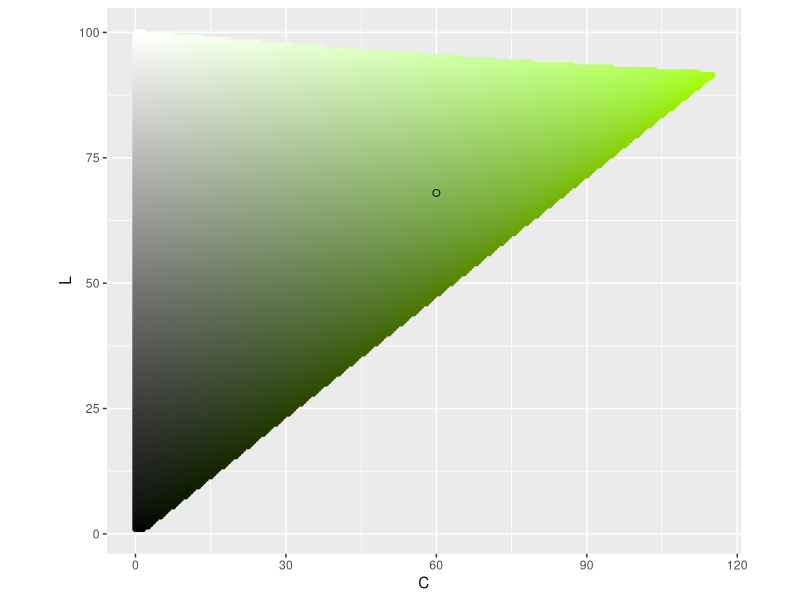
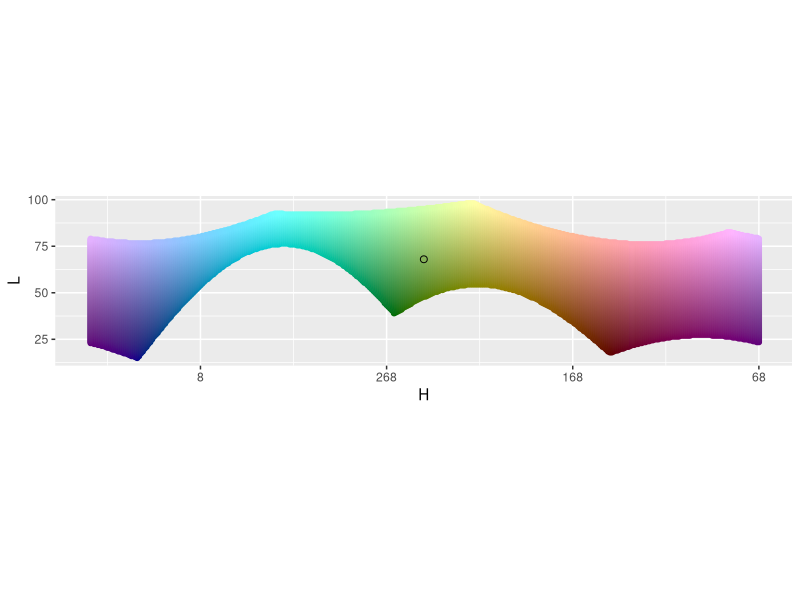
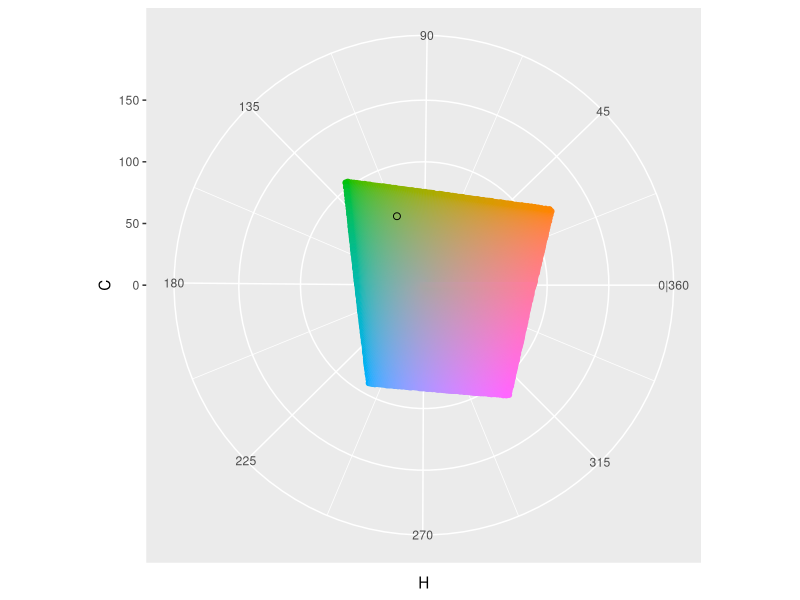
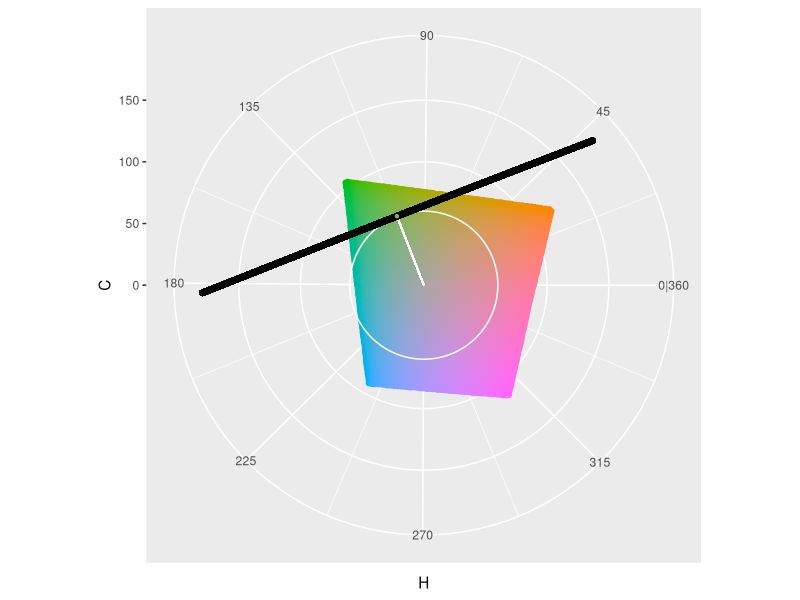
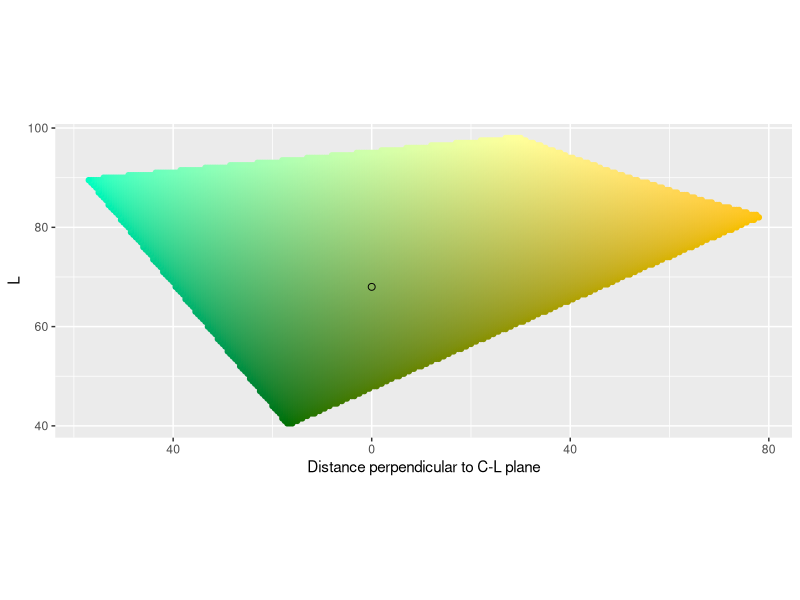
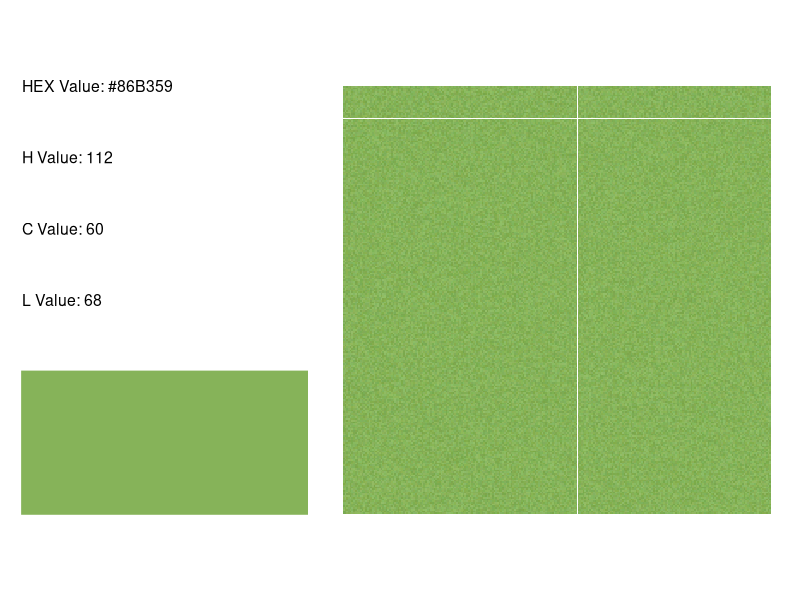
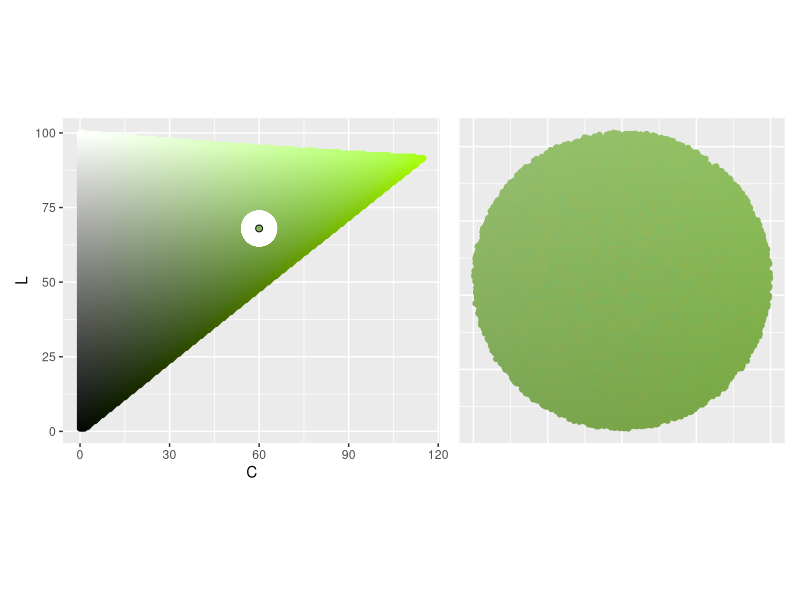
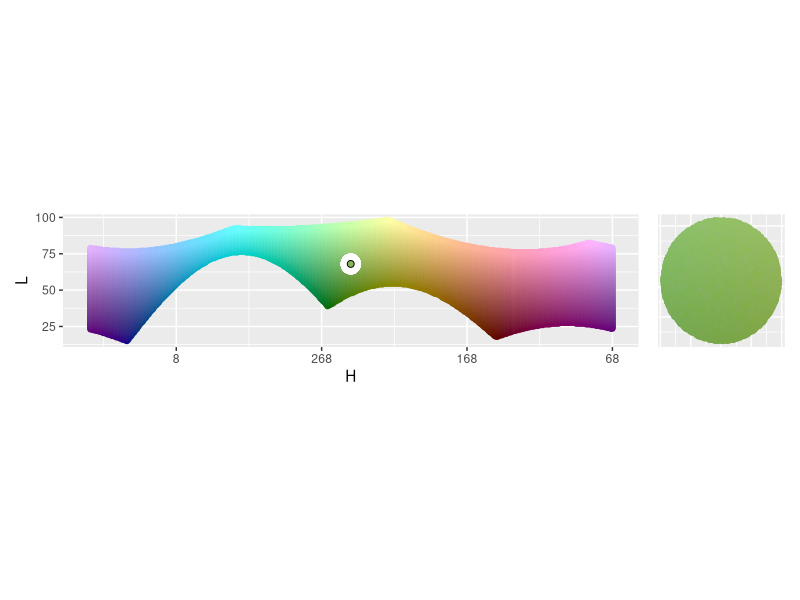

Here is the R script that generated these plots, in order: (Note: a time limit stopped this script after it produced the figures.)
##---------
# Libraries
##---------
library(tidyverse)
library(patchwork)
library(colorspace)

##------------
# Pick a color
##------------
H_point <- 112
C_point <- 60
L_point <- 68

color_hex <- hcl(H_point, 
                 C_point,
                 L_point,
                 fixup = FALSE)

color_points <- data.frame(x = C_point * cos(H_point * pi/180),
                           y = C_point * sin(H_point * pi/180),
                           z = L_point,
                           H = H_point,
                           C = C_point,
                           L = L_point,
                           color_value = color_hex,
                           perpendicular_from_C_L = 0,
                           parallel_along_C_L = 0,
                           row_value = 0,
                           col_value = 0)

##--------------------------------
# See color in H, C, L color space 
##--------------------------------
# C-L Plane ----
get_C_L_plane <- function(H_point) {
  expand_grid(H = H_point,
              C = seq(0, 180, .5),
              L = seq(1, 100, .5)) %>%
    mutate(color_value = hcl(H, C, L, fixup = FALSE)) %>%
    filter(!is.na(color_value))
}
C_L_plane <- get_C_L_plane(H_point)

graph_C_L_plane <- function(C_L_plane, color_points, color_hex) {
  ggplot() +
    geom_point(data = C_L_plane,
               aes(C, L, color = color_value, fill = color_value)) +
    geom_point(data = color_points,
               aes(C, L, color = "white", fill = "white")) +
    scale_x_continuous(labels = abs) +
    scale_color_identity() +
    scale_fill_identity() +
    geom_point(aes(x = C_point,
                   y = L_point),
               color = 'black',
               fill = color_hex,
               shape = 21,
               size = 2) +
    coord_equal()
}
graph_C_L_plane(C_L_plane, color_points, color_hex)
ggsave(here::here("output", "color_investigation", "c_l_plane.png"), 
       width = 5, height = max(C_L_plane$L) / max(C_L_plane$C) * 5)

# H-L Curve ----
get_H_L_curve <- function(C_point) {
  expand_grid(H = seq(1, 360, 1),
              C = C_point,
              L = seq(1, 100, .5)) %>%
    mutate(color_value = hcl(H, C, L, fixup = FALSE)) %>%
    filter(!is.na(color_value))
}
H_L_curve <- get_H_L_curve(C_point)

label_H_center <- function(H_point, ...) {
  function(x) {(x + (180 - H_point)) %% 360}
}

graph_H_L_curve <- function(H_L_curve, color_points, color_hex, H_point) {
  ggplot() +
    geom_point(data = H_L_curve,
               aes((H + (180 - H_point)) %% 360, L, 
                   color = color_value, fill = color_value)) +
    geom_point(data = color_points,
               aes((H + (180 - H_point)) %% 360, L, 
                   color = "white", fill = "white")) +
    scale_color_identity() +
    scale_fill_identity() +
    geom_point(aes(x = 180, # Because we rotated points to not drop over edge
                   y = L_point),
               color = 'black',
               fill = color_hex,
               shape = 21,
               size = 2) +
    scale_x_reverse('H', # Like you're standing on the inside
                    labels = label_H_center(H_point = H_point),
                    limits = c(360, 0)) +
    coord_equal()
}
graph_H_L_curve(H_L_curve, color_points, color_hex, H_point)
ggsave(here::here("output", "color_investigation", "h_l_curve.png"), 
       width = 5, height = max(H_L_curve$L) / max(H_L_curve$H) * 5)

# H-C plane ----
get_H_C_plane <- function(L_point){
  expand_grid(H = seq(1, 360, 1),
              C = seq(0, 180, .5),
              L = L_point) %>%
    mutate(color_value = hcl(H, C, L, fixup = FALSE)) %>%
    filter(!is.na(color_value))
}
H_C_plane <- get_H_C_plane(L_point)

graph_H_C_plane <- function(H_C_plane, color_points, color_hex) {
  ggplot() +
    geom_point(data = H_C_plane,
               aes(H, C, color = color_value, fill = color_value)) +
    geom_point(data = color_points,
               aes(H, C, color = "white", fill = "white")) +
    scale_color_identity() +
    scale_fill_identity() +
    scale_x_continuous(breaks = seq(45, 360, 45),
                       minor_breaks = seq(0, 315, 45) + 45/2,
                       labels = c('45', '90', '135', '180', 
                                  '225', '270', '315', '0|360')) +
    scale_y_continuous(limits = c(0, 180)) +
    geom_point(aes(x = H_point,
                   y = C_point),
               color = 'black',
               fill = color_hex,
               shape = 21,
               size = 2) +
    coord_polar(start = 270 * pi / 180,
                direction = -1)
}
graph_H_C_plane(H_C_plane, color_points, color_hex)
ggsave(here::here("output", "color_investigation", "h_c_plane.png"), 
       width = 5, height = 5)

# C tangent plane ----
C_circle <- data.frame(H = seq(1, 360),
                       C = C_point,
                       color_value = "white")
C_tangent_plane <- expand_grid(x = C_point, # Plane perpendicular to H at C
                       perpendicular_from_C_L = 
                         seq(-sqrt(180^2 - C_point^2), sqrt(180^2 - C_point^2)),
                       L = seq(1, 100, 1)) %>%
  mutate(x_rotate = x * cos(H_point * pi/180) -  # rotate
           perpendicular_from_C_L * sin(H_point * pi/180),
         y_rotate = x * sin(H_point * pi/180) + 
           perpendicular_from_C_L * cos(H_point * pi/180)) %>%
  mutate(x = x_rotate,
         y = y_rotate) %>%
  select(-x_rotate, -y_rotate)  %>%
  mutate(H = (atan2(y, x) * 180/pi) %% 360,
         C = sqrt(x^2 + y^2)) %>%
  mutate(color_value = "white")
ggplot(data = H_C_plane,
       aes(H, C, color = color_value, fill = color_value)) +
  geom_point() +
  scale_color_identity() +
  scale_fill_identity() +
  scale_x_continuous(breaks = seq(45, 360, 45),
                     minor_breaks = seq(0, 315, 45) + 45/2,
                     labels = c('45', '90', '135', '180', 
                                '225', '270', '315', '0|360')) +
  scale_y_continuous(limits = c(0, 180)) +
  geom_path(data = C_circle) +
  geom_segment(x = H_point,
               y = 0,
               xend = H_point,
               yend = C_point,
               col = "white") +
  geom_point(data = C_tangent_plane, col = "black") +
  geom_point(x = H_point,
             y = C_point,
             color = 'black',
             fill = color_hex,
             shape = 21) +
  coord_polar(start = 270 * pi / 180,
              direction = -1)
ggsave(here::here("output", "color_investigation", "c_tangent_plane_setup.png"), 
       width = 5, height = 5)

get_C_tangent_plane <- function(H_point, C_point) {
  expand_grid(x = C_point, # Plane perpendicular to H at C
              perpendicular_from_C_L = seq(-180, 180, .5),
              L = seq(1, 100, .5)) %>%
    mutate(x_rotate = x * cos(H_point * pi/180) -  # rotate
             perpendicular_from_C_L * sin(H_point * pi/180),
           y_rotate = x * sin(H_point * pi/180) + 
             perpendicular_from_C_L * cos(H_point * pi/180)) %>%
    mutate(x = x_rotate,
           y = y_rotate) %>%
    select(-x_rotate, -y_rotate)  %>%
    mutate(H = (atan2(y, x) * 180/pi) %% 360,
           C = sqrt(x^2 + y^2)) %>%
    mutate(color_value = hcl(H, C, L, fixup = FALSE)) %>%
    filter(!is.na(color_value))
}
C_tangent_plane <- get_C_tangent_plane(H_point, C_point)

graph_C_tangent_plane <- function(C_tangent_plane, color_points, color_hex) {
  ggplot() +
    geom_point(data = C_tangent_plane,
               aes(perpendicular_from_C_L, L, 
                   color = color_value, fill = color_value)) +
    geom_point(data = color_points,
               aes(perpendicular_from_C_L, L, 
                   color = "white", fill = "white")) +
    scale_color_identity() +
    scale_fill_identity() +
    scale_x_reverse("Distance perpendicular to C-L plane",
                    labels = abs) +
    geom_point(aes(x = 0,
                   y = L_point),
               color = 'black',
               fill = color_hex,
               shape = 21,
               size = 2) +
    coord_equal()
}
graph_C_tangent_plane(C_tangent_plane, color_points, color_hex)
ggsave(here::here("output", "color_investigation", "c_tangent_plane.png"), 
       width = 5, height = max(C_tangent_plane$perpendicular_from_C_L) /
         max(C_tangent_plane$L) * 5)

##------
# Sphere
##------
radius <- 5
n_points <- 250^2

color_points <- data.frame(x = rnorm(n = n_points),
                           y = rnorm(n = n_points),
                           z = rnorm(n = n_points),
                           U = runif(n = n_points)^(1/3)) %>%
  mutate(normalize = sqrt(x^2 + y^2 + z^2)) %>%
  mutate(x = x * U / normalize,
         y = y * U / normalize,
         z = z * U / normalize) %>%
  select(-U, -normalize) %>% # have random points in a sphere here
  mutate(x = x * radius, # stretch
         y = y * radius,
         z = z * radius) %>%
  mutate(x = x + C_point * cos(H_point * pi/180), # move
         y = y + C_point * sin(H_point * pi/180),
         z = z + L_point) %>%
  mutate(H = (atan2(y, x) * 180/pi) %% 360,
         C = sqrt(x^2 + y^2),
         L = z) %>%
  mutate(color_value = hcl(H, C, L, fixup = FALSE)) %>%
  mutate(perpendicular_from_C_L = x * sin(-H_point * pi/180) + 
           y * cos(-H_point * pi/180),
         parallel_along_C_L = x * cos(-H_point * pi/180) - 
           y * sin(-H_point * pi/180)) %>%
  mutate(row_value = sample(row_number(), n()),
         col_value = ceiling(row_value / sqrt(n_points))) %>%
  mutate(row_value = (row_value %% sqrt(n_points)) + 1)

graph_info <- function(H_point, C_point, L_point) {
  color_hex <- hcl(H_point, 
                   C_point,
                   L_point,
                   fixup = FALSE)
  
  ggplot() +
    geom_rect(aes(xmin = 0, xmax = 1,
                  ymin = 0, ymax = .5), col = color_hex, fill = color_hex) +
    geom_text(data = data.frame(x = 0,
                                y = seq(1.5, .75, -.25),
                                label = c(paste("HEX Value:", color_hex), 
                                          paste("H Value:", H_point),
                                          paste("C Value:", C_point),
                                          paste("L Value:", L_point))),
              aes(x, y, label = label), hjust = 0, size = 4) +
    coord_equal() +
    theme_void()
}

graph_sample <- function(color_points) {
  ggplot(data = color_points,
         aes(x = row_value,
             y = col_value,
             fill = color_value)) +
    geom_tile() +
    coord_equal() +
    scale_fill_identity() +
    theme_void()
}

p1 <- graph_info(H_point, C_point, L_point)
p2 <- graph_sample(color_points)
p1 + p2
ggsave(here::here("output", "color_investigation", "sphere_info.png"), 
       width = 5, height = 3)


graph_C_L <- function(color_points) {
  ggplot(data = color_points, aes(C, L, 
                                  col = color_value, fill = color_value)) +
    geom_point() +
    scale_color_identity() +
    scale_fill_identity() +
    coord_equal() +
    theme(axis.line=element_blank(), axis.text.x=element_blank(),
          axis.text.y=element_blank(), axis.ticks=element_blank(),
          axis.title.x=element_blank(), axis.title.y=element_blank())
}

p1 <- graph_C_L_plane(C_L_plane, color_points, color_hex)
p2 <- graph_C_L(color_points)
p1 + p2
ggsave(here::here("output", "color_investigation", "sphere_c_l.png"), 
       width = 5, height = 2.5)

graph_H_L <- function(color_points, H_point) {
  ggplot(data = color_points, aes((H + (180 - H_point)) %% 360, L, 
                                  col = color_value, fill = color_value)) +
    geom_point() +
    scale_color_identity() +
    scale_fill_identity() +
    scale_x_reverse() +
    coord_equal() +
    theme(axis.line=element_blank(), axis.text.x=element_blank(),
          axis.text.y=element_blank(), axis.ticks=element_blank(),
          axis.title.x=element_blank(), axis.title.y=element_blank())
}

p1 <- graph_H_L_curve(H_L_curve, color_points, color_hex, H_point)
p2 <- graph_H_L(color_points, H_point)
p1 + p2
ggsave(here::here("output", "color_investigation", "sphere_h_l.png"), 
       width = 5, height = 1.5)

graph_perpendicular_from_C_L <- function(color_points) {
  ggplot(data = color_points, aes(perpendicular_from_C_L, L, 
                                  color = color_value, fill = color_value)) +
    geom_point() +
    scale_color_identity() +
    scale_fill_identity()  +
    scale_x_reverse() +
    coord_equal() +
    theme(axis.line=element_blank(), axis.text.x=element_blank(),
          axis.text.y=element_blank(), axis.ticks=element_blank(),
          axis.title.x=element_blank(), axis.title.y=element_blank())
}

p1 <- graph_C_tangent_plane(C_tangent_plane, color_points, color_hex)
p2 <- graph_perpendicular_from_C_L(color_points)
p1 + p2
ggsave(here::here("output", "color_investigation", "sphere_p_c_l.png"), 
       width = 5, height = 2)

graph_x_y <- function(color_points, H_point) {
  ggplot(data = color_points, aes(x, y, 
                                  col = color_value, fill = color_value)) +
    geom_abline(slope = c(tan(-67.5 * pi/180), 
                          tan(-45 * pi/180), 
                          tan(-22.5 * pi/180),
                          0, 
                          100000,
                          tan(22.5 * pi/180), 
                          tan(45 * pi/180), 
                          tan(67.5 * pi/180)), 
                intercept = 0,
                color = "white") +
    geom_abline(slope = tan(H_point * pi/180), 
                intercept = 0,
                color = "black") +
    geom_point() +
    scale_color_identity() +
    scale_fill_identity() +
    coord_equal() +
    theme(axis.line=element_blank(), axis.text.x=element_blank(),
          axis.text.y=element_blank(), axis.ticks=element_blank(),
          axis.title.x=element_blank(), axis.title.y=element_blank(),
          panel.grid.major=element_blank(), panel.grid.minor=element_blank())
}

p1 <- graph_H_C_plane(H_C_plane, color_points, color_hex)
p2 <- graph_x_y(color_points, H_point)
p1 + p2
ggsave(here::here("output", "color_investigation", "sphere_h_c.png"), 
       width = 5, height = 2.5)

##-------
# Ellipse
##-------
H_radius <- 2.5 # Actually C plane
C_radius <- 5 #
L_radius <- 10 #

color_points <- data.frame(x = rnorm(n = n_points),
                           y = rnorm(n = n_points),
                           z = rnorm(n = n_points),
                           U = runif(n = n_points)^(1/3)) %>%
  mutate(normalize = sqrt(x^2 + y^2 + z^2)) %>%
  mutate(x = x * U / normalize,
         y = y * U / normalize,
         z = z * U / normalize) %>%
  select(-U, -normalize) %>% # have random points in a sphere here
  mutate(x = x * C_radius, # stretch
         y = y * H_radius,
         z = z * L_radius) %>%
  mutate(x_turn = x * cos(H_point * pi/180) - 
           y * sin(H_point * pi/180), # rotate
         y_turn = x * sin(H_point * pi/180) + 
           y * cos(H_point * pi/180)) %>%
  mutate(x = x_turn,
         y = y_turn) %>%
  select(-x_turn, -y_turn) %>%
  mutate(x = x + C_point * cos(H_point * pi/180), # move
         y = y + C_point * sin(H_point * pi/180),
         z = z + L_point) %>%
  mutate(H = (atan2(y, x) * 180/pi) %% 360,
         C = sqrt(x^2 + y^2),
         L = z) %>%
  filter(L >= 0 & L <= 100 & C >= 0) %>%
  mutate(color_value = hcl(H, C, L, fixup = FALSE)) %>%
  mutate(perpendicular_from_C_L = x * sin(-H_point * pi/180) + 
           y * cos(-H_point * pi/180),
         parallel_along_C_L = x * cos(-H_point * pi/180) - 
           y * sin(-H_point * pi/180)) %>%
  mutate(row_value = sample(row_number(), n()),
         col_value = ceiling(row_value / sqrt(n_points))) %>%
  mutate(row_value = (row_value %% sqrt(n_points)) + 1)

p1 <- graph_info(H_point, C_point, L_point)
p2 <- graph_sample(color_points)
p1 + p2
ggsave(here::here("output", "color_investigation", "ellipse_info.png"), 
       width = 5, height = 3)

p1 <- graph_C_L_plane(C_L_plane, color_points, color_hex)
p2 <- graph_C_L(color_points)
p1 + p2
ggsave(here::here("output", "color_investigation", "ellipse_c_l.png"), 
       width = 5, height = 3)

p1 <- graph_H_L_curve(H_L_curve, color_points, color_hex, H_point)
p2 <- graph_H_L(color_points, H_point)
p1 + p2
ggsave(here::here("output", "color_investigation", "ellipse_h_l.png"), 
       width = 5, height = 1.5)

p1 <- graph_C_tangent_plane(C_tangent_plane, color_points, color_hex)
p2 <- graph_perpendicular_from_C_L(color_points)
p1 + p2
ggsave(here::here("output", "color_investigation", "ellipse_p_c_l.png"), 
       width = 5, height = 2)

p1 <- graph_H_C_plane(H_C_plane, color_points, color_hex)
p2 <- graph_x_y(color_points, H_point)
p1 + p2
ggsave(here::here("output", "color_investigation", "ellipse_h_c.png"), 
       width = 5, height = 3)

##--------------
# Tilted Ellipse
##--------------
theta_radius <- 10
other_C_L_radius <- 3
perpendicular_C_L_radius <- 5

# Try rotating to point major axis to max chroma value
max_chromas <- max_chroma(h = H_point, l = seq(1, 100, .5))
tilt_theta <- atan2(seq(1, 100, .5)[max(max_chromas) == max_chromas] - L_point,
                     max(max_chromas) - C_point)

color_points <- data.frame(x = rnorm(n = n_points),
           y = rnorm(n = n_points),
           z = rnorm(n = n_points),
           U = runif(n = n_points)^(1/3)) %>%
  mutate(normalize = sqrt(x^2 + y^2 + z^2)) %>%
  mutate(x = x * U / normalize,
         y = y * U / normalize,
         z = z * U / normalize) %>%
  select(-U, -normalize) %>% # have random points in a sphere here
  mutate(x = x * theta_radius, # stretch
         y = y * other_C_L_radius,
         z = z * perpendicular_C_L_radius) %>%
  mutate(z_tilt = z * cos(tilt_theta) + x * sin(tilt_theta), # tilt
         x_tilt = z * -sin(tilt_theta) + x * cos(tilt_theta)) %>%
  mutate(x = x_tilt,
         z = z_tilt) %>%
  select(-x_tilt, -z_tilt) %>%
  mutate(x_turn = x * cos(H_point * pi/180) - 
           y * sin(H_point * pi/180), # rotate
         y_turn = x * sin(H_point * pi/180) + 
           y * cos(H_point * pi/180)) %>%
  mutate(x = x_turn,
         y = y_turn) %>%
  select(-x_turn, -y_turn) %>%
  mutate(x = x + C_point * cos(H_point * pi/180), # move
         y = y + C_point * sin(H_point * pi/180),
         z = z + L_point) %>%
  mutate(H = (atan2(y, x) * 180/pi) %% 360,
         C = sqrt(x^2 + y^2),
         L = z) %>%
  filter(L >= 0 & L <= 100 & C >= 0) %>%
  mutate(color_value = hcl(H, C, L, fixup = FALSE)) %>%
  mutate(perpendicular_from_C_L = x * sin(-H_point * pi/180) + 
           y * cos(-H_point * pi/180),
         parallel_along_C_L = x * cos(-H_point * pi/180) - 
           y * sin(-H_point * pi/180)) %>%
  mutate(row_value = sample(row_number(), n()),
         col_value = ceiling(row_value / sqrt(n_points))) %>%
  mutate(row_value = (row_value %% sqrt(n_points)) + 1)

p1 <- graph_info(H_point, C_point, L_point)
p2 <- graph_sample(color_points)
p1 + p2
ggsave(here::here("output", "color_investigation", "tilted_ellipse_info.png"), 
       width = 5, height = 3)

p1 <- graph_C_L_plane(C_L_plane, color_points, color_hex)
p2 <- graph_C_L(color_points)
p1 + p2
ggsave(here::here("output", "color_investigation", "tilted_ellipse_c_l.png"), 
       width = 5, height = 2)

p1 <- graph_H_L_curve(H_L_curve, color_points, color_hex, H_point)
p2 <- graph_H_L(color_points, H_point)
p1 + p2 # Not quite an ellipse
ggsave(here::here("output", "color_investigation", "tilted_ellipse_h_l.png"), 
       width = 5, height = 1.5)

p1 <- graph_C_tangent_plane(C_tangent_plane, color_points, color_hex)
p2 <- graph_perpendicular_from_C_L(color_points)
p1 + p2
ggsave(here::here("output", "color_investigation", "tilted_ellipse_p_c_l.png"), 
       width = 5, height = 2)

p1 <- graph_H_C_plane(H_C_plane, color_points, color_hex)
p2 <- graph_x_y(color_points, H_point)
p1 + p2
ggsave(here::here("output", "color_investigation", "tilted_ellipse_h_c.png"), 
       width = 5, height = 3)

##--------
# Clean up
##--------
# sampling, hitting edges
# within h bounds, this also catches C on the other side
# symmetric on H

H_bound <- 3 # up to 90
get_color_points <- function(n_points, oversample,
                             H_point, C_point, L_point,
                             theta_radius, other_C_L_radius, 
                             perpendicular_C_L_radius,
                             tilt_theta, H_bound) {
  data.frame(x = rnorm(n = n_points * oversample), # over sample in case some points fail
             y = rnorm(n = n_points * oversample),
             z = rnorm(n = n_points * oversample),
             U = runif(n = n_points * oversample)^(1/3)) %>%
    mutate(normalize = sqrt(x^2 + y^2 + z^2)) %>%
    mutate(x = x * U / normalize,
           y = y * U / normalize,
           z = z * U / normalize) %>%
    select(-U, -normalize) %>% # have random points in a sphere here
    mutate(x = x * theta_radius, # stretch
           y = y * other_C_L_radius,
           z = z * perpendicular_C_L_radius) %>%
    mutate(z_tilt = z * cos(tilt_theta) + x * sin(tilt_theta), # tilt
           x_tilt = z * -sin(tilt_theta) + x * cos(tilt_theta)) %>%
    mutate(x = x_tilt,
           z = z_tilt) %>%
    select(-x_tilt, -z_tilt) %>%
    mutate(x_turn = x * cos(H_point * pi/180) - y * sin(H_point * pi/180), # rotate
           y_turn = x * sin(H_point * pi/180) + y * cos(H_point * pi/180)) %>%
    mutate(x = x_turn,
           y = y_turn) %>%
    select(-x_turn, -y_turn) %>%
    mutate(x = x + C_point * cos(H_point * pi/180), # move
           y = y + C_point * sin(H_point * pi/180),
           z = z + L_point) %>%
    mutate(H = (atan2(y, x) * 180/pi) %% 360,
           C = sqrt(x^2 + y^2),
           L = z) %>%
    filter(L >= 0 & L <= 100 & C >= 0) %>%
    mutate(color_value = hcl(H, C, L, fixup = FALSE)) %>%
    filter(!is.na(color_value)) %>% # check if exists
    mutate(H_diff = (180 - abs(abs(H - H_point) - 180)) * 
             sign(180 - abs(H - H_point)) * sign(H - H_point)) %>% # H diff, check if crosses 360
    filter(abs(H_diff) <= H_bound) %>% # check in H bound
    filter(!is.na(hcl(H_point - H_diff, C, L, fixup = FALSE))) %>% # symmetric
    select(!H_diff) %>%
    sample_n(n_points) %>% # sample down to desired amount
    mutate(perpendicular_from_C_L = x * sin(-H_point * pi/180) + 
             y * cos(-H_point * pi/180),
           parallel_along_C_L = x * cos(-H_point * pi/180) - 
             y * sin(-H_point * pi/180)) %>%
    mutate(row_value = sample(row_number(), n()),
           col_value = ceiling(row_value / sqrt(n_points))) %>%
    mutate(row_value = (row_value %% sqrt(n_points)) + 1)
}

color_points <- get_color_points(250^2, 10,
                                 H_point, C_point, L_point,
                                 theta_radius, other_C_L_radius, 
                                 perpendicular_C_L_radius,
                                 tilt_theta, H_bound)

##-------
# Compare
##-------
H_bound <- 90
color_points_sphere <- get_color_points(250^2, 10,
                                        H_point, C_point, L_point,
                                        theta_radius = radius, 
                                        other_C_L_radius = radius, 
                                        perpendicular_C_L_radius = radius,
                                        tilt_theta = 0, H_bound)
color_points_ellipse <- get_color_points(250^2, 10,
                                         H_point, C_point, L_point,
                                         theta_radius = C_radius, 
                                         other_C_L_radius = H_radius, 
                                         perpendicular_C_L_radius = L_radius,
                                         tilt_theta = 0, H_bound)
color_points_tilted_ellipse <- get_color_points(250^2, 10,
                                                H_point, C_point, L_point,
                                                theta_radius, 
                                                other_C_L_radius, 
                                                perpendicular_C_L_radius,
                                                tilt_theta, H_bound)

p1 <- graph_sample(color_points_sphere)
p2 <- graph_sample(color_points_ellipse)
p3 <- graph_sample(color_points_tilted_ellipse)
p1 + p2 + p3
ggsave(here::here("output", "color_investigation", "compare_info.png"), 
       width = 5, height = 1.5)

p1 <- graph_C_L(color_points_sphere)
p2 <- graph_C_L(color_points_ellipse)
p3 <- graph_C_L(color_points_tilted_ellipse)
p1 + p2 + p3
ggsave(here::here("output", "color_investigation", "compare_c_l.png"), 
       width = 5, height = 1.5)

p1 <- graph_H_L(color_points_sphere, H_point)
p2 <- graph_H_L(color_points_ellipse, H_point)
p3 <- graph_H_L(color_points_tilted_ellipse, H_point)
p1 + p2 + p3
ggsave(here::here("output", "color_investigation", "compare_info_h_l.png"), 
       width = 5, height = 3)

p1 <- graph_perpendicular_from_C_L(color_points_sphere)
p2 <- graph_perpendicular_from_C_L(color_points_ellipse)
p3 <- graph_perpendicular_from_C_L(color_points_tilted_ellipse)
p1 + p2 + p3
ggsave(here::here("output", "color_investigation", "compare_c_l.png"), 
       width = 5, height = 3)

p1 <- graph_x_y(color_points_sphere, H_point)
p2 <- graph_x_y(color_points_ellipse, H_point)
p3 <- graph_x_y(color_points_tilted_ellipse, H_point)
p1 + p2 + p3
ggsave(here::here("output", "color_investigation", "compare_h_c.png"), 
       width = 5, height = 2)

#--------------------
# Try some other ones
#--------------------

# Outside Edge ----
H_point <- 63
C_point <- 93
L_point <- 81

color_hex <- hcl(H_point, 
                 C_point,
                 L_point,
                 fixup = FALSE)

C_L_plane <- get_C_L_plane(H_point)
H_L_curve <- get_H_L_curve(C_point)
C_tangent_plane <- get_C_tangent_plane(H_point, C_point)
H_C_plane <- get_H_C_plane(L_point)

theta_radius <- 40
other_C_L_radius <- 3
perpendicular_C_L_radius <- 5

tilt_theta <- 0
H_bound <- 90

color_points <- get_color_points(250^2, 10,
                                 H_point, C_point, L_point,
                                 theta_radius, other_C_L_radius, 
                                 perpendicular_C_L_radius,
                                 tilt_theta, H_bound)

p1 <- graph_info(H_point, C_point, L_point)
p2 <- graph_sample(color_points)
p1 + p2
ggsave(here::here("output", "color_investigation", "outside_edge_info.png"), 
       width = 5, height = 3)

p1 <- graph_C_L_plane(C_L_plane, color_points, color_hex)
p2 <- graph_C_L(color_points)
p1 + p2
ggsave(here::here("output", "color_investigation", "outside_edge_c_l.png"), 
       width = 5, height = 1.5)

p1 <- graph_H_L_curve(H_L_curve, color_points, color_hex, H_point)
p2 <- graph_H_L(color_points, H_point)
p1 + p2
ggsave(here::here("output", "color_investigation", "outside_edge_h_l.png"), 
       width = 5, height = 1.5)

p1 <- graph_C_tangent_plane(C_tangent_plane, color_points, color_hex)
p2 <- graph_perpendicular_from_C_L(color_points)
p1 + p2
ggsave(here::here("output", "color_investigation", "outside_edge_p_c_l.png"), 
       width = 5, height = 1.5)

p1 <- graph_H_C_plane(H_C_plane, color_points, color_hex)
p2 <- graph_x_y(color_points, H_point)
p1 + p2
ggsave(here::here("output", "color_investigation", "outside_edge_h_c.png"), 
       width = 5, height = 3)

# Inside Edge ----
H_point <- 319
C_point <- 10
L_point <- 50

color_hex <- hcl(H_point, 
                 C_point,
                 L_point,
                 fixup = FALSE)

C_L_plane <- get_C_L_plane(H_point)
H_L_curve <- get_H_L_curve(C_point)
C_tangent_plane <- get_C_tangent_plane(H_point, C_point)
H_C_plane <- get_H_C_plane(L_point)

theta_radius <- 40
other_C_L_radius <- 5
perpendicular_C_L_radius <- 20

tilt_theta <- 90 * pi/180
H_bound <- 45

color_points <- get_color_points(250^2, 10,
                                 H_point, C_point, L_point,
                                 theta_radius, other_C_L_radius, 
                                 perpendicular_C_L_radius,
                                 tilt_theta, H_bound)

p1 <- graph_info(H_point, C_point, L_point)
p2 <- graph_sample(color_points)
p1 + p2
ggsave(here::here("output", "color_investigation", "inside_edge_info.png"), 
       width = 5, height = 3)

p1 <- graph_C_L_plane(C_L_plane, color_points, color_hex)
p2 <- graph_C_L(color_points)
p1 + p2
ggsave(here::here("output", "color_investigation", "inside_edge_c_l.png"), 
       width = 5, height = 3)

p1 <- graph_H_L_curve(H_L_curve, color_points, color_hex, H_point)
p2 <- graph_H_L(color_points, H_point)
p1 + p2
ggsave(here::here("output", "color_investigation", "inside_edge_h_l.png"), 
       width = 5, height = 1.5)

p1 <- graph_C_tangent_plane(C_tangent_plane, color_points, color_hex)
p2 <- graph_perpendicular_from_C_L(color_points)
p1 + p2
ggsave(here::here("output", "color_investigation", "inside_edge_p_c_l.png"), 
       width = 5, height = 2.5)

p1 <- graph_H_C_plane(H_C_plane, color_points, color_hex)
p2 <- graph_x_y(color_points, H_point)
p1 + p2
ggsave(here::here("output", "color_investigation", "inside_edge_h_c.png"), 
       width = 5, height = 2.5)
